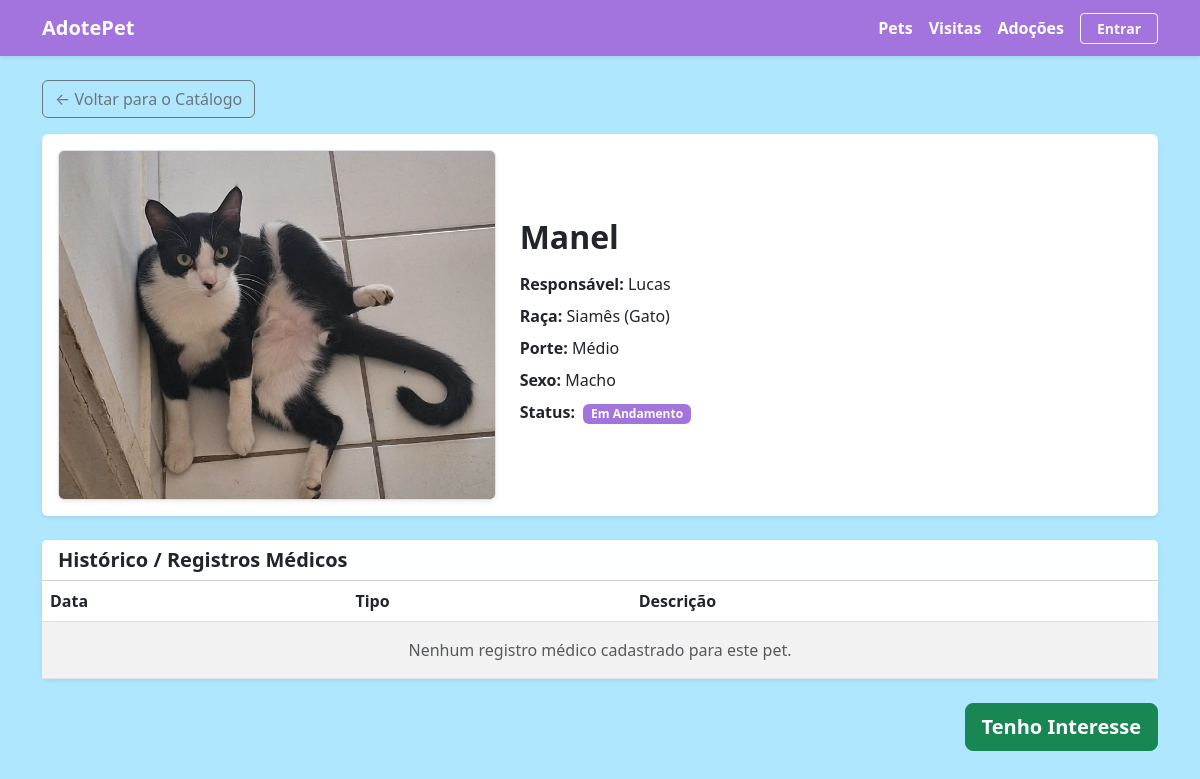
The page /pets/104/ on the database its author committed.
### pets/models.py (models this page shows, shortened)
class Pet(models.Model):
    nome= models.CharField(max_length=100)
    cor = models.CharField(max_length=50)
    data_nascimento = models.DateField(null=True, blank=True)
    sexo = models.CharField(max_length=1, choices=SEXOS)
    porte = models.CharField(max_length=1, choices=PORTES)
    peso = models.DecimalField(max_digits=5,decimal_places=2, null=True, blank=True)
    status = models.CharField(max_length=1, choices=STATUS_ADOÇAO, default='D')
    raca = models.ForeignKey(Raca, on_delete=models.PROTECT, related_name="pets")
    responsavel = models.ForeignKey(settings.AUTH_USER_MODEL, on_delete=models.PROTECT, related_name="pets")
    foto = models.ImageField(upload_to='pets/', null= True, blank=True)  # Definido assim temporariamente
    class Meta:
            verbose_name= "Pet"
            verbose_name_plural= "Pets"
            ordering= ["nome"]

class Raca(models.Model):
    nome=models.CharField(max_length=100)
    especie = models.ForeignKey(
        Especie,on_delete=models.CASCADE,related_name="racas"
    )
    class Meta:
        verbose_name="Raça"
        verbose_name_plural="Raças"
        ordering=["nome"]
        unique_together=("nome","especie")
    def __str__(self):
        return f"{self.nome} ({self.especie.nome})"

class Especie(models.Model):
    nome =models.CharField(max_length=100, unique=True)
    class Meta:
        verbose_name= "Espécie"
        verbose_name_plural= "Espécies"
        ordering = ["nome"]

### usuarios/models.py (models this page shows)
class Usuario(AbstractUser):
    tipo_usuario = models.CharField(max_length=1, choices=TIPOS_USUARIO, default='A')
    telefone = models.CharField(max_length=20)

### pets/views.py (the view)
# urls.py: path('<int:pk>/', views.detalhe_pet, name='detalhe_pet'),
def detalhe_pet(request, pk):
    pet = get_object_or_404(Pet, pk=pk)
    r_medicos = RegistroMedico.objects.filter(pet=pet)
    pode_gerenciar = False
    if request.user.is_authenticated:
        pode_gerenciar = (request.user.tipo_usuario == 'R' and pet.responsavel_id == request.user.pk) or request.user.is_staff
    context = {
        'pet': pet,
        'registros_medicos': r_medicos,
        'pode_gerenciar': pode_gerenciar
    }
    return render(request, 'pets/detalhe_pet.html', context)

### pets/templates/pets/detalhe_pet.html (shortened to what this page needs)
{% extends 'base.html' %}
{% block content %}
<a href="{% url 'lista_pets' %}" class="btn btn-outline-secondary mb-3">&larr; Voltar para o Catálogo</a>
<div class="card shadow-sm border-0 mb-4">
  <div class="card-body">
    <div class="row align-items-center">
      <div class="col-md-5 mb-3 mb-md-0 text-center">
        {% if pet.foto %}
          <img src="{{ pet.foto.url }}"
               class="img-fluid rounded shadow-sm border"
               alt="{{ pet.nome }}"
               style="max-height: 350px; width: 100%; object-fit: cover; object-position: center;">
        {% else %}
          <div class="bg-secondary text-white rounded d-flex align-items-center justify-content-center shadow-sm" style="height: 280px;">
            <span>Sem Foto Disponível</span>
          </div>
        {% endif %}
      </div>
      <div class="col-md-7">
        <h2 class="fw-bold text-dark mb-3">{{ pet.nome }}</h2>
        <div class="mb-2">
          <strong>Responsável:</strong> {{ pet.responsavel|default:"ONG / Protetor" }}
        </div>
        <div class="mb-2">
          <strong>Raça:</strong> {{ pet.raca|default:"SRD / Não informada" }}
        </div>
        <div class="mb-2">
          <strong>Porte:</strong> {{ pet.get_porte_display|default:pet.porte }}
        </div>
        <div class="mb-2">
          <strong>Sexo:</strong> {{ pet.get_sexo_display|default:pet.sexo }}
        </div>
        <div class="mb-2">
          <strong>Status:</strong>
          <span class="badge bg-custom-primary text-white ms-1">
            {{ pet.get_status_display|default:pet.status }}
          </span>
        </div>
      </div>
    </div>
  </div>
</div>
<div class="card shadow-sm border-0 mb-4">
  <div class="card-header bg-custom-light">
    <h5 class="mb-0 fw-bold">Histórico / Registros Médicos</h5>
  </div>
  <div class="card-body p-0">
    <table class="table table-striped mb-0">
      <thead>
        <tr>
          <th>Data</th>
          <th>Tipo</th>
          <th>Descrição</th>
        </tr>
      </thead>
      <tbody>
        {% for registro in registros_medicos %}
          <tr>
            <td>{{ registro.data|date:"d/m/Y" }}</td>
            <td>{{ registro.tipo }}</td>
            <td>{{ registro.descricao }}</td>
          </tr>
        {% empty %}
          <tr>
            <td colspan="3" class="text-center text-muted p-3">Nenhum registro médico cadastrado para este pet.</td>
          </tr>
        {% endfor %}
      </tbody>
    </table>
  </div>
</div>
<div class="d-flex gap-2 justify-content-end mb-4">
  {% if pode_gerenciar %}
    <a href="{% url 'editar_pet' pet.pk %}" class="btn btn-warning fw-bold">Editar</a>
    <a href="{% url 'remover_pet' pet.pk %}" class="btn btn-danger fw-bold">Remover</a>
  {% elif not user.is_authenticated or user.tipo_usuario == 'A' %}
    <a href="#" class="btn btn-success btn-lg fw-bold">Tenho Interesse</a>
  {% endif %}
</div>
{% endblock %}

### pets/templates/base.html (style rules this page uses)
:root { --cor-principal: #a374dd; --cor-fundo-suave: #feffff; }
body { background-color: #8bdcffae; }
.bg-custom-primary { background-color: var(--cor-principal) !important; }
.bg-custom-light { background-color: var(--cor-fundo-suave) !important; }

### rows shown on the page
Pet: foto (picture), nome "Manel", responsavel "Lucas", raca "Siamês (Gato)", porte "Médio", sexo "Macho", status "Em Andamento"
